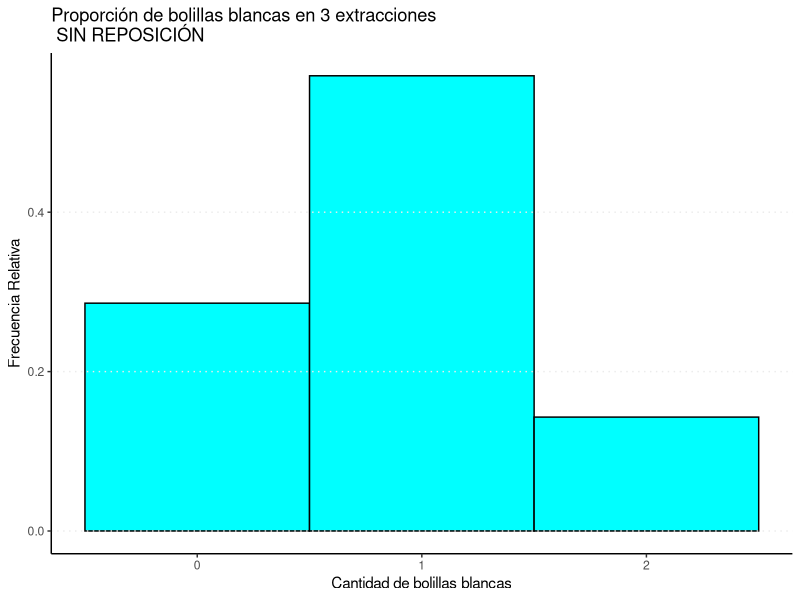
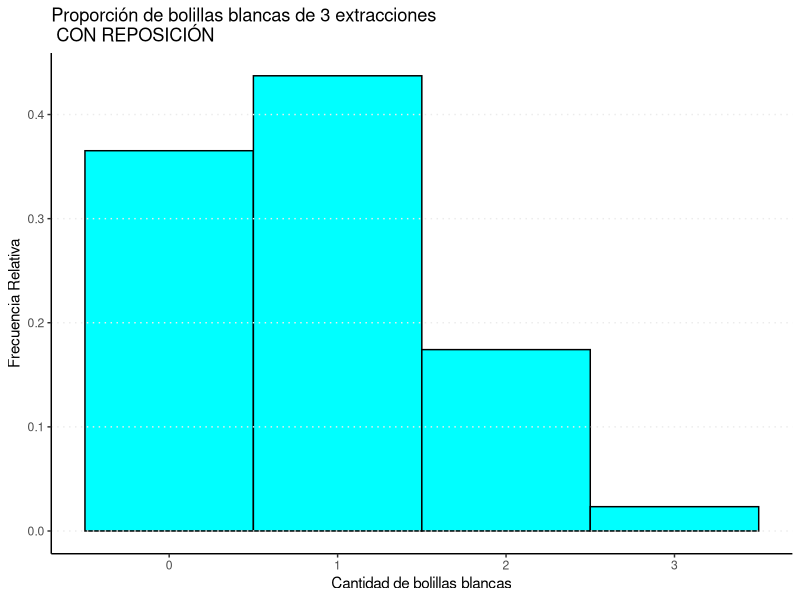

Reproduce these figures in R, in order.
########################################################

## TP en RStudio de Estadística para Economistas I #################

## Cátedra de Tamara Burdisso – FCE-UNLP ##################

## Este ejercicio fuer elaborado por Esteban Rodriguez ########

## para el curso de Estadística FCE-UBA de Tamara Burdisso ##########

##durante los años 2018 a 2022   ##################

########################################################

## Primera Parte - Ejercicio 9 #########################

########################################################


#' En este ejercicio simularemos un bolillero con 2 bolillas blancas y 5 negras
 
#' Creamos el bolillero y comprobamos que tenga la composición adecuada:
 

###### Ejecutar desde aqui #################################
library(tidyverse)
bolillero <- c(rep("blanca",2), rep("negra",5))
bolillero
###### Hasta aqui ##########################################


#' #### Ejercicio 9.a)

#' Realizar 3 extracciones **sin reposición**
#' ¿Qué resultados obtuvo?
 

###### Ejecutar desde aqui #################################
extraccion_sin_r <- sample(bolillero, 3, replace=FALSE)
extraccion_sin_r
cat("Se extrajeron" ,sum(extraccion_sin_r=="blanca"), "bolillas blancas")
cat("Se extrajeron" ,sum(extraccion_sin_r=="negra"), "bolillas negras")
###### Hasta aqui ########################################## 

 
#' ¿Cuántos resultados distintos son posibles en 3 extracciones sin reposición?
 
#' ¿Cuál es la probabilidad de cada uno de estos resultados? Haga el cálculo de
#' manera analítica. Más adelante realizaremos el cálculo mediante una simulación.

#' Repetir 1 millón de veces la extracción de 3 bolillas sin reposición y contar la 
#' cantidad de bolillas blancas (las bolillas negras van a ser 3 - cantidad de bolillas 
#' blancas)
#' Mostrar los primeros 10 resultados


###### Ejecutar desde aqui #################################
repeticiones <- 1000000
resultados_sin_r <- replicate(repeticiones, {
  extraccion_sin_r <- sample(bolillero, 3, replace=FALSE)
  cantidad_blancas <- sum(extraccion_sin_r=="blanca")
  resultados_sin_r <- cantidad_blancas})
head(resultados_sin_r,10)
###### Hasta aqui ##########################################
 

#' Mostrar los resultados unicos y sus probabilidades estimadas en base a la simulación.


###### Ejecutar desde aqui #################################
prob_estimadas_sin_r <- sapply(unique(resultados_sin_r), function(x) {
  prob <- mean(resultados_sin_r==x)
  texto <- paste(x,"blancas con probabilidad estimada de", round(prob,4))
  prob_estimadas_sin_r <- texto
  prob_estimadas_sin_r
}) 
prob_estimadas_sin_r
###### Hasta aqui ##########################################

 
#' Graficar los resultados en un histograma de frecuencias relativas


###### Ejecutar desde aqui #################################
resultados_sin_r %>% as.data.frame() %>%
  ggplot(aes(.)) +
  geom_histogram(aes(y = (..count..)/sum(..count..)), binwidth = 1, fill="cyan", color="black") +
  xlab("Cantidad de bolillas blancas") +
  theme_classic() +
  ggtitle("Proporción de bolillas blancas en 3 extracciones\n SIN REPOSICIÓN") +
  ylab("Frecuencia Relativa") +
  theme(panel.background = element_blank(),
             panel.grid.major.y = element_line(linetype = "dotted"),
             panel.ontop = TRUE)
###### Hasta aqui ########################################## 


#' Comparar los resultados obtenidos con las probabilidades calculadas analíticamente.


#' #### Ejercicio 9.b)

#' Repetir las 3 extracciones pero con **reposición**
#' ¿Qué resultados obtuvo? 


###### Ejecutar desde aqui #################################
extraccion_con_r <- sample(bolillero, 3, replace=TRUE)
extraccion_con_r
cat("Se extrajeron" ,sum(extraccion_con_r=="blanca"), "bolillas blancas")
cat("Se extrajeron" ,sum(extraccion_con_r=="negra"), "bolillas negras")
###### Hasta aqui ########################################## 


#' ¿Cuántos resultados distintos son posibles con reposición?
 
#' ¿Cuál es la probabilidad de cada uno de estos resultados? Haga el cálculo de
#' manera analítica. Más adelante realizaremos el cálculo mediante una simulación.

#' ¿Qué diferencias hay con la extracción sin reposición del ejercicio 9.a)?

#' Repetir 1 millón de veces la extracción de 3 bolillas con reposición y contar la 
#' cantidad de bolillas blancas (las bolillas negras van a ser 3 - cantidad de bolillas blancas)
#' Mostrar los primeros 10 resultados


###### Ejecutar desde aqui #################################
repeticiones <- 1000000
resultados_con_r <- replicate(repeticiones, {
  extraccion_con_r <- sample(bolillero, 3, replace=TRUE)
  cantidad_blancas <- sum(extraccion_con_r=="blanca")
  resultados_con_r <- cantidad_blancas})
head(resultados_con_r,10)
###### Hasta aqui ##########################################

 
#' Mostrar los resultados unicos y sus probabilidades estimadas mediante la simulación


###### Ejecutar desde aqui #################################
prob_estimadas_con_r <- sapply(unique(resultados_con_r), function(x) {
  prob <- mean(resultados_con_r==x)
  texto <- paste(x,"blancas con probabilidad estimada de", round(prob,4))
  prob_estimadas_con_r <- texto
  prob_estimadas_con_r
}) 
prob_estimadas_con_r
###### Hasta aqui ##########################################


#' Graficar los resultados en un histograma de frecuencias relativas


###### Ejecutar desde aqui #################################
resultados_con_r %>% as.data.frame() %>%
  ggplot(aes(.)) +
  geom_histogram(aes(y = (..count..)/sum(..count..)), binwidth = 1, fill="cyan", color="black") +
  xlab("Cantidad de bolillas blancas") +
  theme_classic() +
  ggtitle("Proporción de bolillas blancas de 3 extracciones\n CON REPOSICIÓN") +
  ylab("Frecuencia Relativa") +
  theme(panel.background = element_blank(),
        panel.grid.major.y = element_line(linetype = "dotted"),
        panel.ontop = TRUE)
###### Hasta aqui ##########################################


#' Comparar los resultados obtenidos con las probabilidades teóricas

#' #### Ejercicio 9.c)

#' En base a los resultados de los ejercicios 9.a) y 9.b), explique las diferencias entre
#'  una extracción *sin reposición* y una *con reposición*.
